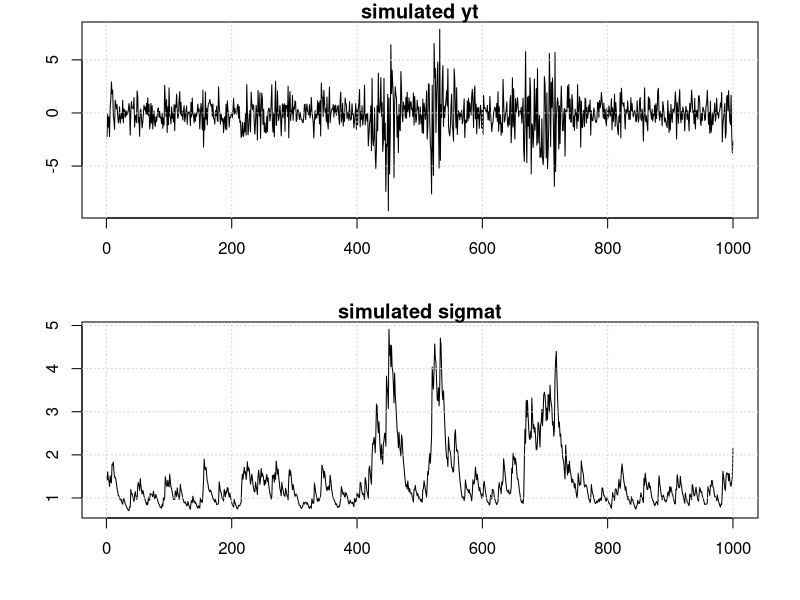

Recreate this plot in R.
### SIMULATE DATA FROM GARCH(1,1) MODEL
#
#  Description: 
#  This code shows how to simulate data from a generalized 
#  autoregressive conditional hetereoeskedasticity (GARCH) model given by:
#  x(t) = sqrt(sig(t)) * eps(t)
#
#  sig(t+1) = omega + alpha * x(t)^2 + beta * sig(t)
#
#  where eps ~ NID(0,1)

########################
############ 00. Clean workspace
########################

rm(list=ls())    

########################
############ 1. Choose sample size and parameter values
########################

n <- 1000          # set the sample size n

omega <- 0.1     # intercept parameter in update equation
alpha <- 0.2     # OD parameter in update equation
beta <-  0.75    # autoregressive parameter in update equation

########################
############ 2. Simulate from GARCH(1,1)
########################

## 2a. Generate Innovations
# The function rnorm(n) generates a vector of length n of independent N(0,1)

epsilon <- rnorm(n)   

## 2b. Define Time Series Vector

sig2 <- rep(0,n) # define vector of zeros of length n for sigma_t^2
x <- rep(0,n) # define vector of zeros of length n for y_t

## 2c. Define Initialization for conditional varaince

sig2[1] <- omega/(1-alpha-beta) 

## 2d. Genrate first observation

x[1] <- sqrt(sig2[1]) * epsilon[1] 

## 2e. Generate Time Series

for(t in 2:n){ # start recursion from t=2 to t=n
  
  sig2[t] <- omega + alpha * x[t-1]^2 + beta * sig2[t-1] # updating equation
  
  x[t] <- sqrt(sig2[t]) * epsilon[t] # observation equation
  
} # end recursion

########################
############ 3. Plot the simulated data
########################

par(mfrow=c(2,1),mar=c(4.1,4.1,1.1,2.1)) 
plot(x, type="l", main="simulated yt",ylab="",xlab="")
grid(nx = NULL, ny = NULL, col = "lightgray", lty = "dotted")
plot(sqrt(sig2), type="l", main="simulated sigmat",ylab="",xlab="")
grid(nx = NULL, ny = NULL, col = "lightgray", lty = "dotted")
